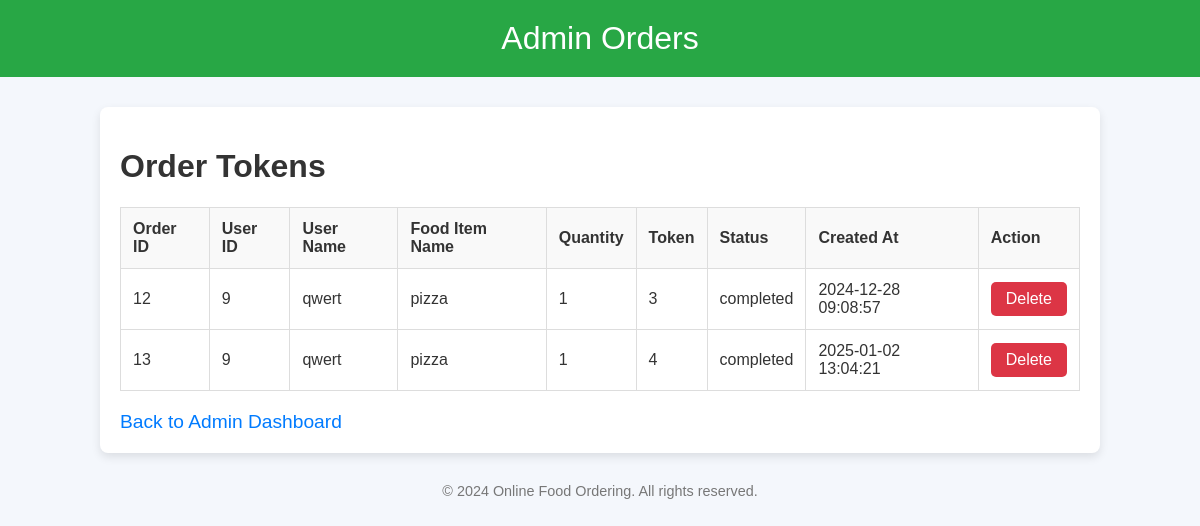
Page /admin_orders.php (signed in) on the committed database.
### tables this page shows
CREATE TABLE `orders` (
  `id` int(11) NOT NULL,
  `user_id` int(11) DEFAULT NULL,
  `food_item_id` int(11) DEFAULT NULL,
  `quantity` int(11) DEFAULT NULL,
  `token` varchar(100) DEFAULT NULL,
  `status` enum('pending','completed','cancelled') DEFAULT 'pending',
  `created_at` timestamp NOT NULL DEFAULT current_timestamp()
);

CREATE TABLE `users` (
  `id` int(11) NOT NULL,
  `username` varchar(50) NOT NULL,
  `password` varchar(255) NOT NULL,
  `role` enum('user','admin') NOT NULL
);

CREATE TABLE `food_items` (
  `id` int(11) NOT NULL,
  `name` varchar(100) NOT NULL,
  `description` text DEFAULT NULL,
  `price` decimal(10,2) NOT NULL,
  `image_url` varchar(255) DEFAULT NULL,
  `created_at` timestamp NOT NULL DEFAULT current_timestamp()
);

### admin_orders.php (the view, shortened to what this page needs)
<?php
include('db.php');
?>
<!DOCTYPE html>
<html lang="en">
<head>
</head>
<body>
<header>Admin Orders</header>
<div class="container">
    <h1>Order Tokens</h1>
    <table>
        <tr>
            <th>Order ID</th>
            <th>User ID</th>
            <th>User Name</th>
            <th>Food Item Name</th>
            <th>Quantity</th>
            <th>Token</th>
            <th>Status</th>
            <th>Created At</th>
            <th>Action</th>
        </tr>
        <?php
        $stmt = $pdo->query("
            SELECT o.id as order_id, o.user_id, u.username as user_name, f.name as food_name, o.quantity, o.token, o.status, o.created_at
            FROM orders o
            JOIN users u ON o.user_id = u.id
            JOIN food_items f ON o.food_item_id = f.id
        ");
        while ($row = $stmt->fetch()) {
            echo "<tr>";
            echo "<td>" . htmlspecialchars($row['order_id']) . "</td>";
            echo "<td>" . htmlspecialchars($row['user_id']) . "</td>";
            echo "<td>" . htmlspecialchars($row['user_name']) . "</td>";
            echo "<td>" . htmlspecialchars($row['food_name']) . "</td>";
            echo "<td>" . htmlspecialchars($row['quantity']) . "</td>";
            echo "<td>" . htmlspecialchars($row['token']) . "</td>";
            echo "<td>" . htmlspecialchars($row['status']) . "</td>";
            echo "<td>" . htmlspecialchars($row['created_at']) . "</td>";
            echo "<td>
                    <form action='delete_order.php' method='post' onsubmit='return confirm(\"Are you sure you want to delete this order?\");'>
                        <input type='hidden' name='order_id' value='" . htmlspecialchars($row['order_id']) . "'>
                        <input type='submit' value='Delete'>
                    </form>
                  </td>";
            echo "</tr>";
        }
        ?>
    </table>
    <a href="admin.php">Back to Admin Dashboard</a>
</div>
<footer>
    <p>&copy; 2024 Online Food Ordering. All rights reserved.</p>
</footer>
</body>
</html>

### admin_orders.php (style rules this page uses)
body { font-family: 'Arial', sans-serif; background-color: #f4f7fc; margin: 0; padding: 0; color: #333; }
header { background-color: #28a745; color: white; text-align: center; padding: 20px; font-size: 2em; }
.container { width: 80%; max-width: 1200px; margin: 30px auto; padding: 20px; background-color: white; box-shadow: 0 4px 10px rgba(0, 0, 0, 0.1); border-radius: 8px; }
table { width: 100%; border-collapse: collapse; margin-top: 20px; }
th, td { padding: 12px; text-align: left; border: 1px solid #ddd; }
th { background-color: #f9f9f9; color: #333; }
td { background-color: #ffffff; }
tr:nth-child(even) { background-color: #f8f8f8; }
input[type="submit"] { background-color: #dc3545; color: white; border: none; padding: 8px 15px; cursor: pointer; border-radius: 5px; font-size: 1em; }
td form { margin: 0; }
a { display: inline-block; margin-top: 20px; color: #007bff; font-size: 1.2em; text-decoration: none; transition: color 0.3s; }
footer { text-align: center; margin-top: 30px; font-size: 0.9em; color: #777; }

### rows in the picture
orders: id "12", user "9", user.username "qwert", food_item.name "pizza", quantity "1", token "3", status "completed", created_at "2024-12-28 09:08:57"
orders: id "13", user "9", user.username "qwert", food_item.name "pizza", quantity "1", token "4", status "completed", created_at "2025-01-02 13:04:21"
